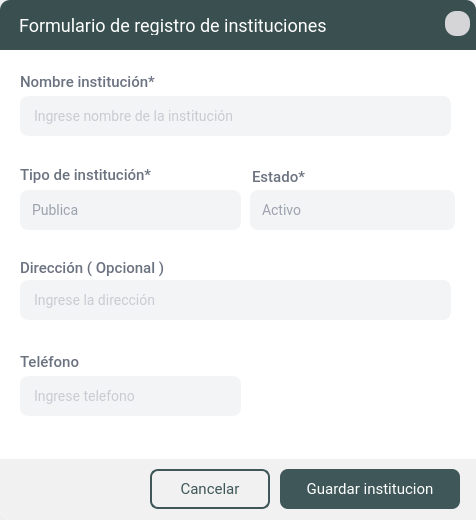
<?xml version="1.0" encoding="UTF-8"?>
<ui version="4.0">
 <class>FormularioInstitucion</class>
 <widget class="QDialog" name="FormularioInstitucion">
  <property name="geometry">
   <rect>
    <x>0</x>
    <y>0</y>
    <width>476</width>
    <height>520</height>
   </rect>
  </property>
  <property name="minimumSize">
   <size>
    <width>476</width>
    <height>520</height>
   </size>
  </property>
  <property name="maximumSize">
   <size>
    <width>476</width>
    <height>520</height>
   </size>
  </property>
  <property name="windowTitle">
   <string>Formulario Institucion</string>
  </property>
  <property name="windowIcon">
   <iconset>
    <normaloff>:/prefijoNuevo/logo.png</normaloff>:/prefijoNuevo/logo.png</iconset>
  </property>
  <property name="styleSheet">
   <string notr="true"/>
  </property>
  <layout class="QGridLayout" name="gridLayout">
   <property name="leftMargin">
    <number>0</number>
   </property>
   <property name="topMargin">
    <number>0</number>
   </property>
   <property name="rightMargin">
    <number>0</number>
   </property>
   <property name="bottomMargin">
    <number>0</number>
   </property>
   <property name="spacing">
    <number>0</number>
   </property>
   <item row="0" column="0">
    <widget class="QFrame" name="frame">
     <property name="styleSheet">
      <string notr="true">#frame{background-color: #f1f1f1;
border-top-left-radius: 10px;
border-top-right-radius: 10px; 
border-bottom-right-radius: 10px;
border-bottom-left-radius: 10px;}
</string>
     </property>
     <property name="frameShape">
      <enum>QFrame::NoFrame</enum>
     </property>
     <property name="frameShadow">
      <enum>QFrame::Plain</enum>
     </property>
     <layout class="QGridLayout" name="gridLayout_2">
      <property name="leftMargin">
       <number>0</number>
      </property>
      <property name="topMargin">
       <number>0</number>
      </property>
      <property name="rightMargin">
       <number>0</number>
      </property>
      <property name="bottomMargin">
       <number>0</number>
      </property>
      <property name="spacing">
       <number>0</number>
      </property>
      <item row="1" column="0">
       <widget class="QFrame" name="frame_3">
        <property name="minimumSize">
         <size>
          <width>0</width>
          <height>0</height>
         </size>
        </property>
        <property name="styleSheet">
         <string notr="true">#frame_3{
background-color: rgb(255, 255, 255);
border-Bottom-left-radius: 10px;
border-Bottom-right-radius: 10px;
}

QLabel{
font-family: Roboto;
font-style: normal;
font-weight: 450;
font-size: 15px;
letter-spacing: 0.02em;
color: #6B7280;}


QLineEdit{
font-family: Roboto;
font-style: normal;
font-weight: normal;
font-size: 14px;
letter-spacing: 0.02em;
background: #F3F4F6;
border: 2px solid #F3F4F6;
border-radius: 8px;
color:#9CA3AF;
padding:10px}

QLineEdit::focus{
background: #FFFFFF;
border: 2px solid #3A4F50;
border-radius: 8px;
}


/* DATE */
QDateEdit
{
font-family: Roboto;
font-style: normal;
font-weight: normal;
font-size: 14px;
letter-spacing: 0.02em;
background: #F3F4F6;
color:#9CA3AF;
padding:8px;
border-radius:8px;
}

QDateEdit::drop-down
{
	image: url(:/prefijoNuevo/025-calendar-13.png);
    width:15px;
    height:15px;
padding:13px 20px 10px 10px;
}

QDateEdit::focus{
background: #FFFFFF;
border: 2px solid #3A4F50;
border-radius: 8px;
}

QComboBox{
font-family: Roboto;
font-style: normal;
font-weight: normal;
font-size: 14px;
letter-spacing: 0.02em;
background: #F3F4F6;
color:#9CA3AF;
border-radius:8px;
padding:10px;
combobox-popup: 0;
border: 2px solid #F3F4F6;

}


QComboBox::drop-down
{
    width: 20px;
    border-left-width: 1px;
	padding: 10px 10px 10px 20px;
 }


QComboBox QAbstractItemView {
	color:#9CA3AF;
	font-size:14px;
	background-color: #F3F4F6;
	selection-background-color:#344647;
	selection-color:#ffffff;
	outline: 0px;
   border: 1px solid #344647;
 border-radius:8px;
padding:10px
}



QComboBox::down-arrow
{
	image: url(:/menu/contraerabajo.png);
     width: 11px;
     height: 11px;
}

QComboBox::focus{
background: #FFFFFF;
border: 2px solid #344647;
border-radius: 8px;
}

QComboBox {combobox-popup: 0}

QRadioButton{font-family: Roboto;
font-style: normal;
font-weight: normal;
font-size: 14px;
color:#9CA3AF}

#frame_pie_pagina{background-color: #f1f1f1; 
border-bottom-right-radius: 10px;
border-bottom-left-radius: 10px;}

/*  BOTON */

QPushButton {
    font-family: Roboto;
    font-style: normal;
    font-weight: normal;
    font-size: 15px;
    letter-spacing: 0.02em;
    color: white;
    padding: 8px 16px;
    background: #3f5758;
    border: none; 
    border-radius: 8px; 
    transition: background-color 0.3s ease, color 0.3s ease; 
}

QPushButton:hover {
    background: #4a6b6c; 
    border: none;
    border-radius: 8px;
}


QPushButton:pressed {
    background: #2e4546;
    border: none;
    border-radius: 8px;
}


/* Botón Cancelar */
QPushButton#cancelButton {
    font-family: Roboto;
    font-style: normal;
    font-weight: normal;
    font-size: 15px;
    letter-spacing: 0.02em;
    color: #3f5758;
    padding: 8px 16px;
    background: transparent;
    border: 2px solid #3f5758; 
    border-radius: 8px; 
    transition: background-color 0.3s ease, color 0.3s ease, border-color 0.3s ease; 
}

QPushButton#cancelButton:hover {
    background: rgba(63, 87, 88, 0.1); /* Fondo ligeramente oscuro en hover */
    color: #2e4546; 
    border: 2px solid #2e4546;
}

QPushButton#cancelButton:pressed {
    background: rgba(63, 87, 88, 0.2); /* Fondo más oscuro en estado presionado */
    color: #1c2d2e; 
    border: 2px solid #1c2d2e;
}








</string>
        </property>
        <property name="frameShape">
         <enum>QFrame::NoFrame</enum>
        </property>
        <property name="frameShadow">
         <enum>QFrame::Raised</enum>
        </property>
        <widget class="QFrame" name="frame_4">
         <property name="geometry">
          <rect>
           <x>10</x>
           <y>10</y>
           <width>461</width>
           <height>391</height>
          </rect>
         </property>
         <property name="minimumSize">
          <size>
           <width>0</width>
           <height>0</height>
          </size>
         </property>
         <property name="styleSheet">
          <string notr="true">/* QLabel para Mostrar Error */
QLabel#errorNombre, #errorTelefono, #errorDireccion{
    font-family: Roboto;
    font-style: normal;
    font-weight: bold;
    font-size: 14px;
    color: #D32F2F; 
}
</string>
         </property>
         <property name="frameShape">
          <enum>QFrame::NoFrame</enum>
         </property>
         <property name="frameShadow">
          <enum>QFrame::Raised</enum>
         </property>
         <widget class="QLabel" name="lbl5">
          <property name="geometry">
           <rect>
            <x>10</x>
            <y>103</y>
            <width>151</width>
            <height>21</height>
           </rect>
          </property>
          <property name="styleSheet">
           <string notr="true"/>
          </property>
          <property name="text">
           <string>Tipo de institución*</string>
          </property>
          <property name="alignment">
           <set>Qt::AlignBottom|Qt::AlignLeading|Qt::AlignLeft</set>
          </property>
         </widget>
         <widget class="QLineEdit" name="line_nombre_institucion">
          <property name="enabled">
           <bool>true</bool>
          </property>
          <property name="geometry">
           <rect>
            <x>10</x>
            <y>36</y>
            <width>431</width>
            <height>40</height>
           </rect>
          </property>
          <property name="styleSheet">
           <string notr="true"/>
          </property>
          <property name="maxLength">
           <number>102</number>
          </property>
          <property name="frame">
           <bool>true</bool>
          </property>
          <property name="alignment">
           <set>Qt::AlignLeading|Qt::AlignLeft|Qt::AlignVCenter</set>
          </property>
          <property name="placeholderText">
           <string>Ingrese nombre de la institución</string>
          </property>
         </widget>
         <widget class="QLabel" name="lbl11">
          <property name="geometry">
           <rect>
            <x>10</x>
            <y>10</y>
            <width>171</width>
            <height>21</height>
           </rect>
          </property>
          <property name="styleSheet">
           <string notr="true"/>
          </property>
          <property name="text">
           <string>Nombre institución*</string>
          </property>
          <property name="alignment">
           <set>Qt::AlignBottom|Qt::AlignLeading|Qt::AlignLeft</set>
          </property>
         </widget>
         <widget class="QLabel" name="lbl3">
          <property name="geometry">
           <rect>
            <x>10</x>
            <y>196</y>
            <width>151</width>
            <height>21</height>
           </rect>
          </property>
          <property name="styleSheet">
           <string notr="true"/>
          </property>
          <property name="text">
           <string>Dirección ( Opcional )</string>
          </property>
          <property name="alignment">
           <set>Qt::AlignBottom|Qt::AlignLeading|Qt::AlignLeft</set>
          </property>
         </widget>
         <widget class="QLineEdit" name="line_direccion_institucion">
          <property name="enabled">
           <bool>true</bool>
          </property>
          <property name="geometry">
           <rect>
            <x>10</x>
            <y>220</y>
            <width>431</width>
            <height>40</height>
           </rect>
          </property>
          <property name="styleSheet">
           <string notr="true"/>
          </property>
          <property name="maxLength">
           <number>100</number>
          </property>
          <property name="frame">
           <bool>true</bool>
          </property>
          <property name="alignment">
           <set>Qt::AlignLeading|Qt::AlignLeft|Qt::AlignVCenter</set>
          </property>
          <property name="placeholderText">
           <string>Ingrese la dirección </string>
          </property>
         </widget>
         <widget class="QLabel" name="lbl6_3">
          <property name="geometry">
           <rect>
            <x>242</x>
            <y>105</y>
            <width>81</width>
            <height>21</height>
           </rect>
          </property>
          <property name="styleSheet">
           <string notr="true"/>
          </property>
          <property name="text">
           <string>Estado*</string>
          </property>
          <property name="alignment">
           <set>Qt::AlignBottom|Qt::AlignLeading|Qt::AlignLeft</set>
          </property>
         </widget>
         <widget class="QComboBox" name="cbox_estado_intitucion">
          <property name="geometry">
           <rect>
            <x>240</x>
            <y>130</y>
            <width>205</width>
            <height>40</height>
           </rect>
          </property>
          <property name="cursor">
           <cursorShape>PointingHandCursor</cursorShape>
          </property>
          <property name="styleSheet">
           <string notr="true"/>
          </property>
          <property name="currentIndex">
           <number>1</number>
          </property>
          <item>
           <property name="text">
            <string>Inactivo</string>
           </property>
          </item>
          <item>
           <property name="text">
            <string>Activo</string>
           </property>
          </item>
         </widget>
         <widget class="QComboBox" name="cbo_tipoIdentificacion">
          <property name="geometry">
           <rect>
            <x>10</x>
            <y>130</y>
            <width>221</width>
            <height>40</height>
           </rect>
          </property>
          <item>
           <property name="text">
            <string>Publica</string>
           </property>
          </item>
          <item>
           <property name="text">
            <string>Privada</string>
           </property>
          </item>
          <item>
           <property name="text">
            <string>Otro</string>
           </property>
          </item>
         </widget>
         <widget class="QLabel" name="errorNombre">
          <property name="geometry">
           <rect>
            <x>10</x>
            <y>80</y>
            <width>431</width>
            <height>16</height>
           </rect>
          </property>
          <property name="text">
           <string/>
          </property>
         </widget>
         <widget class="QLabel" name="lbl11_4">
          <property name="geometry">
           <rect>
            <x>10</x>
            <y>290</y>
            <width>221</width>
            <height>21</height>
           </rect>
          </property>
          <property name="styleSheet">
           <string notr="true"/>
          </property>
          <property name="text">
           <string>Teléfono</string>
          </property>
          <property name="alignment">
           <set>Qt::AlignBottom|Qt::AlignLeading|Qt::AlignLeft</set>
          </property>
         </widget>
         <widget class="QLineEdit" name="line_telefono">
          <property name="enabled">
           <bool>true</bool>
          </property>
          <property name="geometry">
           <rect>
            <x>10</x>
            <y>316</y>
            <width>221</width>
            <height>40</height>
           </rect>
          </property>
          <property name="styleSheet">
           <string notr="true"/>
          </property>
          <property name="maxLength">
           <number>30</number>
          </property>
          <property name="frame">
           <bool>true</bool>
          </property>
          <property name="alignment">
           <set>Qt::AlignLeading|Qt::AlignLeft|Qt::AlignVCenter</set>
          </property>
          <property name="placeholderText">
           <string>Ingrese telefono</string>
          </property>
         </widget>
         <widget class="QLabel" name="errorDireccion">
          <property name="geometry">
           <rect>
            <x>10</x>
            <y>261</y>
            <width>431</width>
            <height>16</height>
           </rect>
          </property>
          <property name="text">
           <string/>
          </property>
         </widget>
         <widget class="QLabel" name="errorTelefono">
          <property name="geometry">
           <rect>
            <x>10</x>
            <y>360</y>
            <width>221</width>
            <height>16</height>
           </rect>
          </property>
          <property name="text">
           <string/>
          </property>
         </widget>
        </widget>
        <widget class="QFrame" name="frame_5">
         <property name="geometry">
          <rect>
           <x>0</x>
           <y>409</y>
           <width>481</width>
           <height>61</height>
          </rect>
         </property>
         <property name="styleSheet">
          <string notr="true">#frame_5{background-color: #f1f1f1; 
border-bottom-right-radius: 10px;
border-bottom-left-radius: 10px;}

/*  BOTON */

QPushButton {
    font-family: Roboto;
    font-style: normal;
    font-weight: normal;
    font-size: 15px;
    letter-spacing: 0.02em;
    color: white;
    padding: 8px 16px;
    background: #3f5758;
    border: none; 
    border-radius: 8px; 
    transition: background-color 0.3s ease, color 0.3s ease; 
}

QPushButton:hover {
    background: #4a6b6c; 
    border: none;
    border-radius: 8px;
}


QPushButton:pressed {
    background: #2e4546;
    border: none;
    border-radius: 8px;
}


/* Botón Cancelar */
QPushButton#cancelButton {
    font-family: Roboto;
    font-style: normal;
    font-weight: normal;
    font-size: 15px;
    letter-spacing: 0.02em;
    color: #3f5758;
    padding: 8px 16px;
    background: transparent;
    border: 2px solid #3f5758; 
    border-radius: 8px; 
    transition: background-color 0.3s ease, color 0.3s ease, border-color 0.3s ease; 
}

QPushButton#cancelButton:hover {
    background: rgba(63, 87, 88, 0.1); /* Fondo ligeramente oscuro en hover */
    color: #2e4546; 
    border: 2px solid #2e4546;
}

QPushButton#cancelButton:pressed {
    background: rgba(63, 87, 88, 0.2); /* Fondo más oscuro en estado presionado */
    color: #1c2d2e; 
    border: 2px solid #1c2d2e;
}
</string>
         </property>
         <property name="frameShape">
          <enum>QFrame::StyledPanel</enum>
         </property>
         <property name="frameShadow">
          <enum>QFrame::Raised</enum>
         </property>
         <widget class="QPushButton" name="btn_guardar_institiucion">
          <property name="geometry">
           <rect>
            <x>280</x>
            <y>10</y>
            <width>180</width>
            <height>40</height>
           </rect>
          </property>
          <property name="minimumSize">
           <size>
            <width>180</width>
            <height>40</height>
           </size>
          </property>
          <property name="maximumSize">
           <size>
            <width>120</width>
            <height>40</height>
           </size>
          </property>
          <property name="cursor">
           <cursorShape>PointingHandCursor</cursorShape>
          </property>
          <property name="focusPolicy">
           <enum>Qt::NoFocus</enum>
          </property>
          <property name="styleSheet">
           <string notr="true"/>
          </property>
          <property name="text">
           <string>Guardar institucion</string>
          </property>
          <property name="icon">
           <iconset resource="../image/source.qrc">
            <normaloff>:/menu/botonadd.png</normaloff>:/menu/botonadd.png</iconset>
          </property>
          <property name="iconSize">
           <size>
            <width>15</width>
            <height>21</height>
           </size>
          </property>
         </widget>
         <widget class="QPushButton" name="cancelButton">
          <property name="geometry">
           <rect>
            <x>150</x>
            <y>10</y>
            <width>120</width>
            <height>40</height>
           </rect>
          </property>
          <property name="minimumSize">
           <size>
            <width>120</width>
            <height>40</height>
           </size>
          </property>
          <property name="maximumSize">
           <size>
            <width>120</width>
            <height>40</height>
           </size>
          </property>
          <property name="cursor">
           <cursorShape>PointingHandCursor</cursorShape>
          </property>
          <property name="focusPolicy">
           <enum>Qt::NoFocus</enum>
          </property>
          <property name="styleSheet">
           <string notr="true"/>
          </property>
          <property name="text">
           <string>Cancelar</string>
          </property>
          <property name="icon">
           <iconset resource="../image/source.qrc">
            <normaloff>:/menu/no.png</normaloff>:/menu/no.png</iconset>
          </property>
          <property name="iconSize">
           <size>
            <width>15</width>
            <height>21</height>
           </size>
          </property>
         </widget>
        </widget>
       </widget>
      </item>
      <item row="0" column="0">
       <widget class="QFrame" name="frame_2">
        <property name="minimumSize">
         <size>
          <width>0</width>
          <height>50</height>
         </size>
        </property>
        <property name="maximumSize">
         <size>
          <width>16777215</width>
          <height>50</height>
         </size>
        </property>
        <property name="styleSheet">
         <string notr="true">#frame_2{background: #3A4F50 ;border-top-left-radius: 10px;
border-top-right-radius: 10px;}</string>
        </property>
        <property name="frameShape">
         <enum>QFrame::NoFrame</enum>
        </property>
        <property name="frameShadow">
         <enum>QFrame::Raised</enum>
        </property>
        <widget class="QToolButton" name="btn_close">
         <property name="geometry">
          <rect>
           <x>445</x>
           <y>11</y>
           <width>25</width>
           <height>25</height>
          </rect>
         </property>
         <property name="focusPolicy">
          <enum>Qt::NoFocus</enum>
         </property>
         <property name="toolTip">
          <string>Cerrar</string>
         </property>
         <property name="styleSheet">
          <string notr="true">#btn_close{
font-family: Roboto;
font-weight: normal;
font-size: 14px;
background-color: #d5d5d8;
color: #6B7280;
border-radius:11px
}



#btn_close:hover{background:#ce4d3a ;
border-radius:11px; }

</string>
         </property>
         <property name="text">
          <string/>
         </property>
         <property name="icon">
          <iconset resource="../image/source.qrc">
           <normaloff>:/menu/x.png</normaloff>:/menu/x.png</iconset>
         </property>
         <property name="iconSize">
          <size>
           <width>13</width>
           <height>13</height>
          </size>
         </property>
         <property name="autoRaise">
          <bool>true</bool>
         </property>
        </widget>
        <widget class="QLabel" name="lbl_titulo_ventana">
         <property name="geometry">
          <rect>
           <x>19</x>
           <y>16</y>
           <width>341</width>
           <height>19</height>
          </rect>
         </property>
         <property name="styleSheet">
          <string notr="true">QLabel{font-family: Roboto;
font-style: normal;
font-weight: normal;
font-size: 18px;
line-height: 23px;
letter-spacing: 0.02em;
color: #FFFFFF;}</string>
         </property>
         <property name="text">
          <string>Formulario de registro de instituciones</string>
         </property>
        </widget>
        <widget class="QLabel" name="lbl_instituto_seleccionado">
         <property name="geometry">
          <rect>
           <x>20</x>
           <y>27</y>
           <width>411</width>
           <height>21</height>
          </rect>
         </property>
         <property name="styleSheet">
          <string notr="true">QLabel{font-family: Roboto;
font-style: normal;
font-weight: normal;
font-size: 14px;
line-height: 23px;
letter-spacing: 0.02em;
color: #FFFFFF;}</string>
         </property>
         <property name="text">
          <string/>
         </property>
        </widget>
       </widget>
      </item>
     </layout>
    </widget>
   </item>
  </layout>
 </widget>
 <tabstops>
  <tabstop>line_nombre_institucion</tabstop>
  <tabstop>cbox_estado_intitucion</tabstop>
  <tabstop>line_direccion_institucion</tabstop>
 </tabstops>
 <resources>
  <include location="../image/source.qrc"/>
 </resources>
 <connections/>
</ui>
